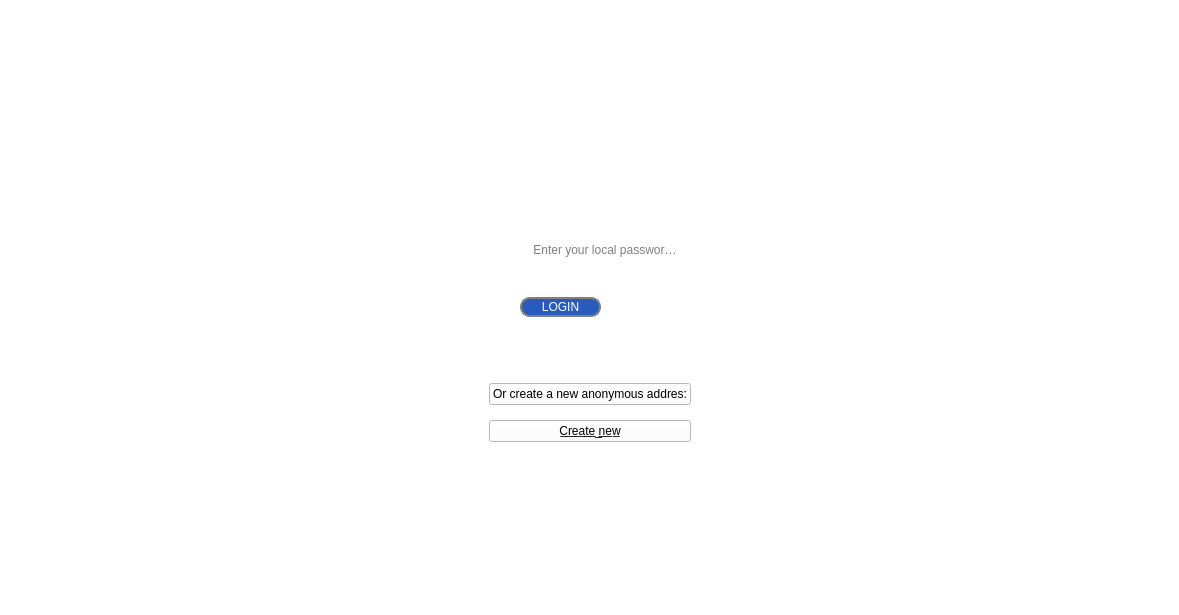
<?xml version="1.0" encoding="UTF-8"?>
<ui version="4.0">
 <class>Form</class>
 <widget class="QWidget" name="Form">
  <property name="geometry">
   <rect>
    <x>0</x>
    <y>0</y>
    <width>1179</width>
    <height>615</height>
   </rect>
  </property>
  <property name="sizePolicy">
   <sizepolicy hsizetype="Preferred" vsizetype="Preferred">
    <horstretch>1</horstretch>
    <verstretch>0</verstretch>
   </sizepolicy>
  </property>
  <property name="cursor">
   <cursorShape>ArrowCursor</cursorShape>
  </property>
  <property name="windowTitle">
   <string>Form</string>
  </property>
  <property name="styleSheet">
   <string notr="true">background-color: rgb(255, 255, 255);</string>
  </property>
  <layout class="QGridLayout" name="gridLayout_3">
   <property name="leftMargin">
    <number>0</number>
   </property>
   <property name="topMargin">
    <number>0</number>
   </property>
   <property name="rightMargin">
    <number>0</number>
   </property>
   <property name="bottomMargin">
    <number>0</number>
   </property>
   <item row="0" column="0">
    <layout class="QHBoxLayout" name="horizontalLayout_4" stretch="1,0,1">
     <item>
      <spacer name="horizontalSpacer_7">
       <property name="orientation">
        <enum>Qt::Horizontal</enum>
       </property>
       <property name="sizeHint" stdset="0">
        <size>
         <width>40</width>
         <height>20</height>
        </size>
       </property>
      </spacer>
     </item>
     <item>
      <layout class="QVBoxLayout" name="verticalLayout_2">
       <property name="spacing">
        <number>7</number>
       </property>
       <item>
        <spacer name="verticalSpacer_4">
         <property name="orientation">
          <enum>Qt::Vertical</enum>
         </property>
         <property name="sizeHint" stdset="0">
          <size>
           <width>20</width>
           <height>28</height>
          </size>
         </property>
        </spacer>
       </item>
       <item>
        <layout class="QVBoxLayout" name="verticalLayout_8">
         <item>
          <layout class="QVBoxLayout" name="verticalLayout_7">
           <item>
            <layout class="QGridLayout" name="gridLayout">
             <item row="0" column="2">
              <spacer name="horizontalSpacer_4">
               <property name="orientation">
                <enum>Qt::Horizontal</enum>
               </property>
               <property name="sizeHint" stdset="0">
                <size>
                 <width>40</width>
                 <height>20</height>
                </size>
               </property>
              </spacer>
             </item>
             <item row="1" column="1">
              <spacer name="verticalSpacer">
               <property name="orientation">
                <enum>Qt::Vertical</enum>
               </property>
               <property name="sizeHint" stdset="0">
                <size>
                 <width>20</width>
                 <height>40</height>
                </size>
               </property>
              </spacer>
             </item>
             <item row="0" column="0">
              <spacer name="horizontalSpacer_3">
               <property name="orientation">
                <enum>Qt::Horizontal</enum>
               </property>
               <property name="sizeHint" stdset="0">
                <size>
                 <width>40</width>
                 <height>20</height>
                </size>
               </property>
              </spacer>
             </item>
             <item row="0" column="1">
              <widget class="QLabel" name="label">
               <property name="text">
                <string/>
               </property>
               <property name="pixmap">
                <pixmap>2020-08-08_012419.png</pixmap>
               </property>
               <property name="scaledContents">
                <bool>true</bool>
               </property>
              </widget>
             </item>
            </layout>
           </item>
           <item>
            <layout class="QVBoxLayout" name="verticalLayout_6">
             <property name="spacing">
              <number>0</number>
             </property>
             <item>
              <layout class="QVBoxLayout" name="verticalLayout_5">
               <property name="spacing">
                <number>0</number>
               </property>
               <item>
                <layout class="QHBoxLayout" name="horizontalLayout_2" stretch="2,5,0">
                 <property name="spacing">
                  <number>0</number>
                 </property>
                 <property name="sizeConstraint">
                  <enum>QLayout::SetFixedSize</enum>
                 </property>
                 <property name="leftMargin">
                  <number>2</number>
                 </property>
                 <property name="rightMargin">
                  <number>0</number>
                 </property>
                 <item>
                  <spacer name="horizontalSpacer_2">
                   <property name="orientation">
                    <enum>Qt::Horizontal</enum>
                   </property>
                   <property name="sizeHint" stdset="0">
                    <size>
                     <width>40</width>
                     <height>20</height>
                    </size>
                   </property>
                  </spacer>
                 </item>
                 <item>
                  <widget class="QLineEdit" name="lineEdit">
                   <property name="sizePolicy">
                    <sizepolicy hsizetype="Expanding" vsizetype="Fixed">
                     <horstretch>2</horstretch>
                     <verstretch>1</verstretch>
                    </sizepolicy>
                   </property>
                   <property name="layoutDirection">
                    <enum>Qt::LeftToRight</enum>
                   </property>
                   <property name="autoFillBackground">
                    <bool>false</bool>
                   </property>
                   <property name="styleSheet">
                    <string notr="true">
border-radius: 10px;
padding: 0 8px;
background: white;
selection-background-color: darkgray;
</string>
                   </property>
                   <property name="text">
                    <string/>
                   </property>
                   <property name="placeholderText">
                    <string> Enter your local password. . .</string>
                   </property>
                  </widget>
                 </item>
                 <item>
                  <spacer name="horizontalSpacer_9">
                   <property name="orientation">
                    <enum>Qt::Horizontal</enum>
                   </property>
                   <property name="sizeHint" stdset="0">
                    <size>
                     <width>40</width>
                     <height>20</height>
                    </size>
                   </property>
                  </spacer>
                 </item>
                </layout>
               </item>
               <item>
                <layout class="QHBoxLayout" name="horizontalLayout_3" stretch="1,2,1">
                 <property name="spacing">
                  <number>0</number>
                 </property>
                 <property name="leftMargin">
                  <number>22</number>
                 </property>
                 <property name="topMargin">
                  <number>5</number>
                 </property>
                 <property name="rightMargin">
                  <number>9</number>
                 </property>
                 <property name="bottomMargin">
                  <number>12</number>
                 </property>
                 <item>
                  <spacer name="horizontalSpacer_12">
                   <property name="orientation">
                    <enum>Qt::Horizontal</enum>
                   </property>
                   <property name="sizeHint" stdset="0">
                    <size>
                     <width>40</width>
                     <height>20</height>
                    </size>
                   </property>
                  </spacer>
                 </item>
                 <item>
                  <widget class="QLabel" name="label_2">
                   <property name="text">
                    <string/>
                   </property>
                   <property name="pixmap">
                    <pixmap>2020-08-08_004209.png</pixmap>
                   </property>
                   <property name="scaledContents">
                    <bool>false</bool>
                   </property>
                  </widget>
                 </item>
                 <item>
                  <spacer name="horizontalSpacer_13">
                   <property name="orientation">
                    <enum>Qt::Horizontal</enum>
                   </property>
                   <property name="sizeHint" stdset="0">
                    <size>
                     <width>40</width>
                     <height>20</height>
                    </size>
                   </property>
                  </spacer>
                 </item>
                </layout>
               </item>
              </layout>
             </item>
             <item>
              <layout class="QVBoxLayout" name="verticalLayout_4">
               <item>
                <layout class="QVBoxLayout" name="verticalLayout_3">
                 <item>
                  <layout class="QHBoxLayout" name="horizontalLayout" stretch="2,3,0,1,1">
                   <property name="spacing">
                    <number>7</number>
                   </property>
                   <property name="leftMargin">
                    <number>18</number>
                   </property>
                   <property name="rightMargin">
                    <number>30</number>
                   </property>
                   <property name="bottomMargin">
                    <number>12</number>
                   </property>
                   <item>
                    <spacer name="horizontalSpacer_10">
                     <property name="orientation">
                      <enum>Qt::Horizontal</enum>
                     </property>
                     <property name="sizeHint" stdset="0">
                      <size>
                       <width>40</width>
                       <height>20</height>
                      </size>
                     </property>
                    </spacer>
                   </item>
                   <item>
                    <widget class="QPushButton" name="pushButton">
                     <property name="sizePolicy">
                      <sizepolicy hsizetype="Minimum" vsizetype="Minimum">
                       <horstretch>1</horstretch>
                       <verstretch>1</verstretch>
                      </sizepolicy>
                     </property>
                     <property name="cursor">
                      <cursorShape>PointingHandCursor</cursorShape>
                     </property>
                     <property name="styleSheet">
                      <string notr="true">
QPushButton{
border: 2px solid gray;
font: 8pt &quot;Vityaz&quot;;
border-radius: 10px;
padding: 0 8px;
background: white;
selection-background-color: darkgray;
background-color: rgb(39, 92, 189);
color: white;
font: 11pt &quot;MS Shell Dlg 2&quot;;
}

QPushButton:hover{
border: ipx solid #828282;
background-color: rgb(39, 92, 222);
}
QPushButton:hover:pressed{
border: 2px solid gray;
font: 8pt &quot;Vityaz&quot;;
border-radius: 10px;
padding: 0 8px;
background: gray;
selection-background-color: darkgray;
background-color: gray;

color: white;
font: 11pt &quot;MS Shell Dlg 2&quot;;
background-image: -webkit-linear-gradient(top, rgba(0, 0, 0, 0), rgba(0, 0, 0, 0.2));
background-image: -moz-linear-gradient(top, rgba(0, 0, 0, 0), rgba(0, 0, 0, 0.2));
background-image: -o-linear-gradient(top, rgba(0, 0, 0, 0), rgba(0, 0, 0, 0.2));
background-image: -ms-linear-gradient(top, rgba(0, 0, 0, 0), rgba(0, 0, 0, 0.2));
background-image: linear-gradient(top, rgba(0, 0, 0, 0), rgba(0, 0, 0, 0.2));
}</string>
                     </property>
                     <property name="text">
                      <string>LOGIN</string>
                     </property>
                    </widget>
                   </item>
                   <item>
                    <spacer name="horizontalSpacer">
                     <property name="orientation">
                      <enum>Qt::Horizontal</enum>
                     </property>
                     <property name="sizeHint" stdset="0">
                      <size>
                       <width>40</width>
                       <height>20</height>
                      </size>
                     </property>
                    </spacer>
                   </item>
                   <item>
                    <widget class="QLabel" name="label_3">
                     <property name="text">
                      <string/>
                     </property>
                     <property name="pixmap">
                      <pixmap>2020-08-24_102511.png</pixmap>
                     </property>
                    </widget>
                   </item>
                   <item>
                    <spacer name="horizontalSpacer_11">
                     <property name="orientation">
                      <enum>Qt::Horizontal</enum>
                     </property>
                     <property name="sizeHint" stdset="0">
                      <size>
                       <width>40</width>
                       <height>20</height>
                      </size>
                     </property>
                    </spacer>
                   </item>
                  </layout>
                 </item>
                </layout>
               </item>
              </layout>
             </item>
            </layout>
           </item>
          </layout>
         </item>
         <item>
          <layout class="QGridLayout" name="gridLayout_2">
           <property name="topMargin">
            <number>7</number>
           </property>
           <property name="rightMargin">
            <number>0</number>
           </property>
           <property name="bottomMargin">
            <number>0</number>
           </property>
           <item row="0" column="1">
            <spacer name="verticalSpacer_2">
             <property name="orientation">
              <enum>Qt::Vertical</enum>
             </property>
             <property name="sizeHint" stdset="0">
              <size>
               <width>20</width>
               <height>40</height>
              </size>
             </property>
            </spacer>
           </item>
           <item row="1" column="0">
            <spacer name="horizontalSpacer_5">
             <property name="orientation">
              <enum>Qt::Horizontal</enum>
             </property>
             <property name="sizeHint" stdset="0">
              <size>
               <width>40</width>
               <height>20</height>
              </size>
             </property>
            </spacer>
           </item>
           <item row="1" column="1">
            <layout class="QVBoxLayout" name="verticalLayout">
             <property name="spacing">
              <number>15</number>
             </property>
             <property name="topMargin">
              <number>0</number>
             </property>
             <property name="bottomMargin">
              <number>0</number>
             </property>
             <item>
              <widget class="QPushButton" name="pushButton_2">
               <property name="cursor">
                <cursorShape>PointingHandCursor</cursorShape>
               </property>
               <property name="styleSheet">
                <string notr="true">QPushButton{
background-color: rgb(255, 255, 255);
font: 9pt \&quot;MS Shell Dlg 2\&quot;;
color: rgb(68, 118, 179);
border-radius: 10px;
}

QPushButton:hover{
border: ipx solid #828282;
color: rgb(20, 120, 250);
}

QPushButton:hover:pressed{
background-color: rgb(255, 255, 255);
font: 9pt \&quot;MS Shell Dlg 2\&quot;;


color: black;
border-radius: 10px;
}</string>
               </property>
               <property name="text">
                <string>Or create a new anonymous addres:</string>
               </property>
              </widget>
             </item>
             <item>
              <widget class="QPushButton" name="pushButton_3">
               <property name="cursor">
                <cursorShape>PointingHandCursor</cursorShape>
               </property>
               <property name="styleSheet">
                <string notr="true">QPushButton{
background-color: rgb(255, 255, 255);
font: 9pt \&quot;MS Shell Dlg 2\&quot;;


color: rgb(68, 118, 179);
border-radius: 10px;
}

QPushButton:hover{
border: ipx solid #828282;
color: rgb(20, 120, 250);
}

QPushButton:hover:pressed{
background-color: rgb(255, 255, 255);
font: 9pt \&quot;MS Shell Dlg 2\&quot;;


color: black;
border-radius: 10px;
}</string>
               </property>
               <property name="text">
                <string>C̲r̲e̲a̲t̲e̲ ̲n̲e̲w̲</string>
               </property>
              </widget>
             </item>
            </layout>
           </item>
           <item row="1" column="2">
            <spacer name="horizontalSpacer_6">
             <property name="orientation">
              <enum>Qt::Horizontal</enum>
             </property>
             <property name="sizeHint" stdset="0">
              <size>
               <width>40</width>
               <height>20</height>
              </size>
             </property>
            </spacer>
           </item>
          </layout>
         </item>
        </layout>
       </item>
       <item>
        <spacer name="verticalSpacer_3">
         <property name="orientation">
          <enum>Qt::Vertical</enum>
         </property>
         <property name="sizeHint" stdset="0">
          <size>
           <width>20</width>
           <height>28</height>
          </size>
         </property>
        </spacer>
       </item>
      </layout>
     </item>
     <item>
      <spacer name="horizontalSpacer_8">
       <property name="orientation">
        <enum>Qt::Horizontal</enum>
       </property>
       <property name="sizeHint" stdset="0">
        <size>
         <width>40</width>
         <height>20</height>
        </size>
       </property>
      </spacer>
     </item>
    </layout>
   </item>
  </layout>
 </widget>
 <resources/>
 <connections/>
</ui>
